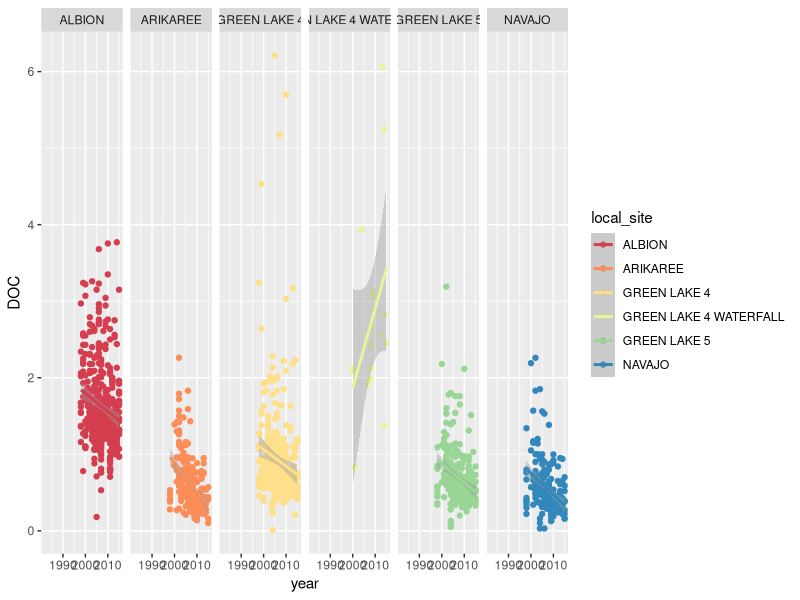

This figure's R source:
### Compling Nel Caine's Stream Water Chem Data ####
## by Kelly Loria ##
# 2018-12-20

library(tidyverse)

nav <- read.csv("navasolu.nc.data.csv", header=T, 
                na = c("NaN", "DNS",  "EQCL", "N/A", "NP", "NSS", "NV", "u", "QNS", NA, " ", ""))
ari <- read.csv("ariksolu.nc.data.csv", header=T, 
                na = c("NaN", "DNS",  "EQCL", "N/A", "NP", "NSS", "NV", "u", "QNS", NA, " ", ""))
gl5 <- read.csv("gre5solu.nc.data.csv", header=T,
                na = c("NaN", "DNS",  "EQCL", "N/A", "NP", "NSS", "NV", "u", "QNS", NA, " ", ""))
alb <- read.csv("albisolu.nc.data.csv", header=T, 
                na = c("NaN", "DNS",  "EQCL", "N/A", "NP", "NSS", "NV", "u", "QNS", NA, " ", ""))
gl4 <- read.csv("gre4solu.nc.data.csv", header=T, 
                na = c("NaN", "DNS",  "EQCL", "N/A", "NP", "NSS", "NV", "u", "QNS", NA, " ", ""))

newdat <- rbind(nav, ari, gl5, gl4, alb)
summary(newdat)

#select columns of interest
DOC_dat <- select(newdat, c("local_site", "year", "date", "DOC"))
colnames(DOC_dat)

summary(DOC_dat$DOC)

ggplot(data = DOC_dat, # data
       aes(x = year, # aesthetics
           y = DOC,
           color = local_site)) +
  geom_point() + geom_smooth(method = "lm") +
  # geom 
  facet_grid(~local_site) + # facet
  scale_color_brewer(palette = "Spectral")

### nav ###
nav.DOC.mod <- lm(DOC ~ year, data = nav)
summary(nav.DOC.mod)
range(nav$year)

### ari ###
ari.DOC.mod <- lm(DOC ~ year, data = ari)
summary(ari.DOC.mod)
range(ari$year)

### gl4 ###
gl4.DOC.mod <- lm(DOC ~ year, data = gl4)
summary(gl4.DOC.mod)
range(gl4$year)

### gl5 ###
gl5.DOC.mod <- lm(DOC ~ year, data = gl5)
summary(gl5.DOC.mod)
range(gl5$year)

### alb ###
alb.DOC.mod <- lm(DOC ~ year, data = alb)
summary(alb.DOC.mod)
range(alb$year)


